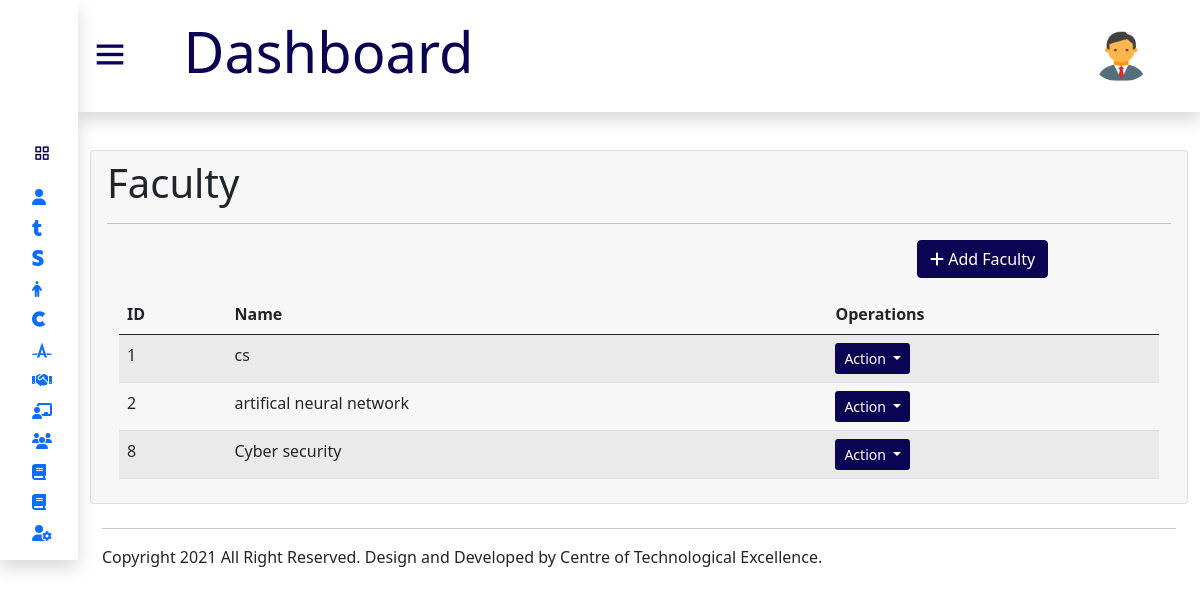
The app's page /admin/subject.php (signed in) with its own data.
### tables this page shows
CREATE TABLE `admin_fauclty` (
  `id` int(11) NOT NULL,
  `name` varchar(255) NOT NULL,
  `status` varchar(255) NOT NULL
);

### admin/subject.php (the view, shortened to what this page needs)
<?php
include 'header.php';
?>
<div class="body-section">
  <div class="container ">
    <div class="card ">
      <div class="card-header border-0">
        <h3 class="card-title display-6">Faculty</h3>
        <hr>
        <div class="container mt-1">
          <div class="row">
            <div class="col-lg-9">
            </div>
            <div class="col-lg-3">
              <button type="button" id="button-addon2" data-bs-toggle="modal" data-bs-target="#exampleModal" class="btn float-right mb-3">
                <i class="fas fa-plus"></i> Add Faculty
              </button>
            </div>
          </div>
          <div class="card-body table-responsive p-0">
            <div class="row">
              <div class="col-lg-12">
                <table id="example" class="table table-striped  mx-10">
                  <thead>
                    <tr>
                      <th>ID</th>
                      <th>Name</th>
                      <th>Operations</th>
                    </tr>
                  </thead>
                  <tbody>
                    <?php
                    $select = mysqli_query($conn, "select * from admin_fauclty");
                    while ($row = mysqli_fetch_assoc($select)) {
                    ?>
                      <tr>
                        <td><?php echo $row['id']; ?></td>
                        <td><?php echo $row['name']; ?></td>
                        <td>
                          <div class="action">
                            <button class="btn btnaction btn-sm dropdown-toggle" type="button" data-bs-toggle="dropdown" aria-expanded="false">
                              Action
                            </button>
                          </div>
                        </td>
                      </tr>
                    <?php
                    }
                    ?>
                  </tbody>
                </table>
              </div>
            </div>
          </div>
        </div>
      </div>
    </div>
  </div>
</div>
<?php
include 'footer.php';
?>

### admin/css/styles.css (style rules this page uses)
* { margin: 0; padding: 0; box-sizing: border-box; font-family:'Segoe UI', Tahoma, Geneva, Verdana, sans-serif; }
#button-addon2 { background-color:#0B0452; color: white; border: 1px solid #0B0452; overflow: inherit; }
.body-section { position: relative; background: #ffffff; left: 78px; width: calc(100% - 78px); transition: all 0.5s ease; margin-top: 150px; }
.action .btnaction { background-color: #0B0452; color: white; }

### records on screen
admin_fauclty: id "1", name "cs"
admin_fauclty: id "2", name "artifical neural network"
admin_fauclty: id "8", name "Cyber security"
